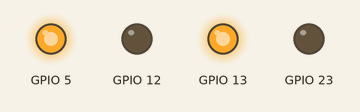
Simulated run of this program. Board: ESP32 board running MicroPython. On the bench: output pins drawn as LEDs (lit = HIGH). At 15.9 s the program stops and its outputs stay as they are.

Above: at 0.1 s.
At 4.1 s:
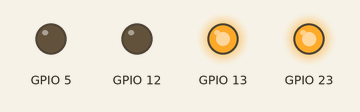
At 6.1 s:
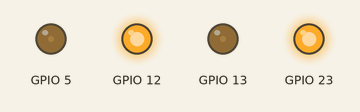
At 8.1 s:
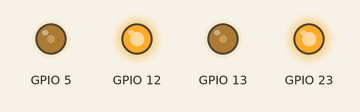
At 12.1 s:
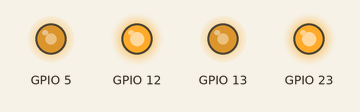
At 16.0 s:
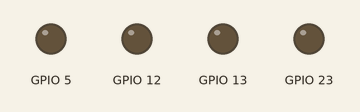
Timing chart, 0 to 17.4 s (numbered marks = the images above):
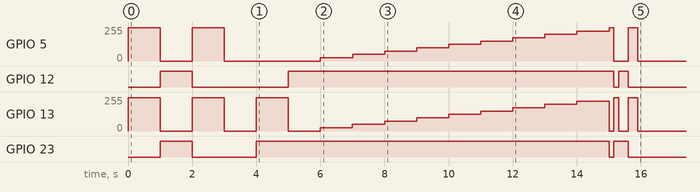

Measured:
- by itself, GPIO 5: 0/255 → 249/255 at 0.00 s, → 0/255 1.0 s later, → 249/255 1.0 s later, → 0/255 1.0 s later, … (17 changes in this stretch)
- by itself, GPIO 12: goes HIGH 1.0 s, LOW 3.0 s, HIGH 10.2 s, LOW 0.15 s, HIGH 0.30 s, then LOW
- by itself, GPIO 13: 0/255 → 249/255 at 0.00 s, → 0/255 1.0 s later, → 249/255 1.0 s later, → 0/255 1.0 s later, … (20 changes in this stretch)
- by itself, GPIO 23: goes HIGH 1.0 s, LOW 2.0 s, HIGH 11.0 s, LOW 0.15 s, HIGH 0.45 s, then LOW

The program:

testeDrive.py
```python
from L9110URA import L9110URA
import time

dr = L9110URA(13,12,5,23)

# Re
dr.configura(0,1000,0,1000)

time.sleep(1)
dr.frente()

time.sleep(1)
dr.re()

time.sleep(1)
dr.parar()

time.sleep(1)
dr.esquerda()

time.sleep(1)
dr.direita()

for i in range(10):
    dr.frente(1000 - i*100)
    time.sleep(1)
dr.parar()

dr.passoDireita()
dr.passoEsquerda()
dr.passoFrente()
dr.passoRe() 
```

L9110URA.py
```python
## Motor A - Esquerdo
# Sugestão de Pinos
#A_IA  -->  Motor A PWM Speed --> 13
#A_IB  -->  Motor A Direction --> 12

## Motor B - Direito
# Sugestão de Pinos
#B_IA  -->  Motor B PWM Speed --> 5
#B_IB  -->  Motor B Direction --> 23

from MotorDC import MotorDC
import time
class L9110URA(MotorDC):
    def __init__ (self, pinVelE,pinDirE,pinVelD,pinDirD):
        self.name = 'L9110URA'
        self.motorEsquerdo = MotorDC(pinVelE,pinDirE)
        self.motorDireito = MotorDC(pinVelD,pinDirD)
        self.configura(0,0,0,0) # parar

    # 0 velocidade mínima e 1000 velocidade máxima
    def frente(self, vel = 1000):
        self.configura(1,1000 - vel,1,1000 - vel)

    # 0 velocidade mínima e 1000 velocidade máxima
    def re(self, vel = 1000):
        self.configura(0,vel,0,vel)

    def esquerda(self):
        self.configura(0,1000,1,0)

    def direita(self):
        self.configura(1,0,0,1000)

    def parar(self):
        self.configura(0,0,0,0)

    def configura(self, sA, vA, sB, vB):
        self.motorEsquerdo.sentido(sA)
        self.motorEsquerdo.velocidade(vA)
        self.motorDireito.sentido(sB)
        self.motorDireito.velocidade(vB)

    def passoFrente(self):
        self.configura(1,0,1,0)
        time.sleep_ms(300)
        self.configura(0,0,0,0) # parar

    def passoRe(self):
        self.configura(0,1000,0,1000)
        time.sleep_ms(300)
        self.configura(0,0,0,0) # parar

    def passoEsquerda(self):
        self.configura(0,1000,1,0)
        time.sleep_ms(150)
        self.configura(0,0,0,0) # parar

    def passoDireita(self):
        self.configura(1,0,0,1000)
        time.sleep_ms(150)
        self.configura(0,0,0,0) # parar
```

MotorDC.py
```python
from machine import Pin,PWM
class MotorDC:
    kind = 'MotorDC'
    def __init__(self,pin_vel,pin_dir):
        self.Pwm = PWM(Pin(pin_vel), freq=1000 ,duty = 0)
        self.Dir= Pin(pin_dir, Pin.OUT)

    def velocidade(self, valor):
        self.Pwm.duty(valor)

    def sentido(self, sen = 0):
        if sen == 0:
            self.Dir.off()
        else:
            self.Dir.on()
```
